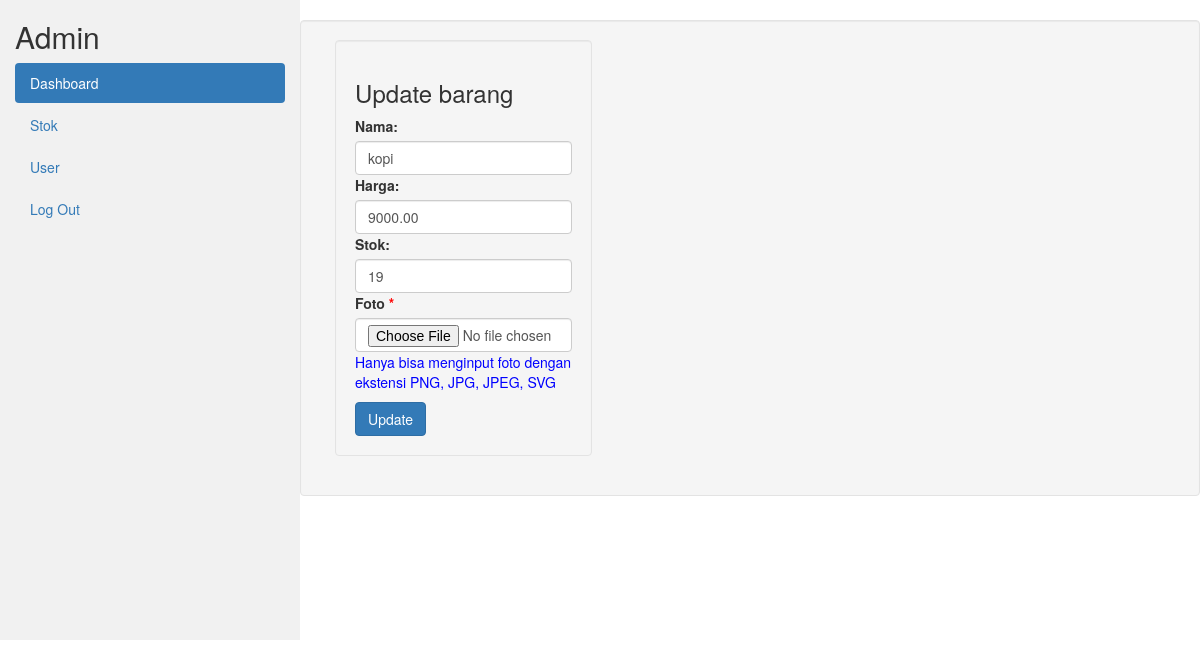
Page /petugas/index.php?page=editbarang&idproduk=2 (signed in) on the committed database.
### tables this page shows
CREATE TABLE `produk` (
  `idproduk` int(11) NOT NULL,
  `nama` varchar(255) NOT NULL,
  `harga` decimal(10,2) NOT NULL,
  `stok` int(11) NOT NULL,
  `sold` varchar(255) NOT NULL,
  `foto` varchar(255) DEFAULT NULL
);

### petugas/editbarang.php (the view, shortened to what this page needs)
<?php
include_once("../conn/koneksi.php");
$id = $_GET['idproduk'];
$result1 = mysqli_query($koneksi, "SELECT * FROM produk WHERE idproduk=$id");
while ($barang_data = mysqli_fetch_array($result1)) {
    $name = $barang_data['nama'];
    $harga = $barang_data['harga'];
    $stok = $barang_data['stok'];
}
?>
<div class="row well">
    <div class="col-md-4">
        <div class="card well">
            <div class="card-header">
                <h3 class="">Update barang</h3>
            </div>
            <div class="card-body">
                <form action="" method="POST" enctype="multipart/form-data">
                    <div class="mb-3 mt-3">
                        <label for="nama" class="form-label">Nama:</label>
                        <input type="text" class="form-control" id="username" value="<?php echo $name; ?>" placeholder="Masukkan Nama" name="nama">
                    </div>
                    <div class="mb-3">
                        <label for="harga" class="form-label">Harga:</label>
                        <input type="text" class="form-control" id="harga" value="<?php echo $harga; ?>" placeholder="Masukkan Harga" name="harga">
                    </div>
                    <div class="mb-3">
                        <label for="stok" class="form-label">Stok:</label>
                        <input type="text" class="form-control" id="stok" value="<?php echo $stok; ?>" placeholder="Masukkan Stok" name="stok">
                    </div>
                    <div class="mb-3">
                        <label for="foto" class="form-label">Foto<span style="color: red;"> *</span></label>
                        <input type="file" class="form-control" id="foto" name="foto">
                        <p style="color: blue;">Hanya bisa menginput foto dengan ekstensi PNG, JPG, JPEG, SVG</p>
                    </div>
                    <button type="submit" name="update" class="btn btn-primary">Update</button>
                </form>
            </div>
        </div>
    </div>
</div>

### rows in the picture
produk: nama "kopi", harga "9000.00", stok "19"

### other values in the picture
$level "Admin"
